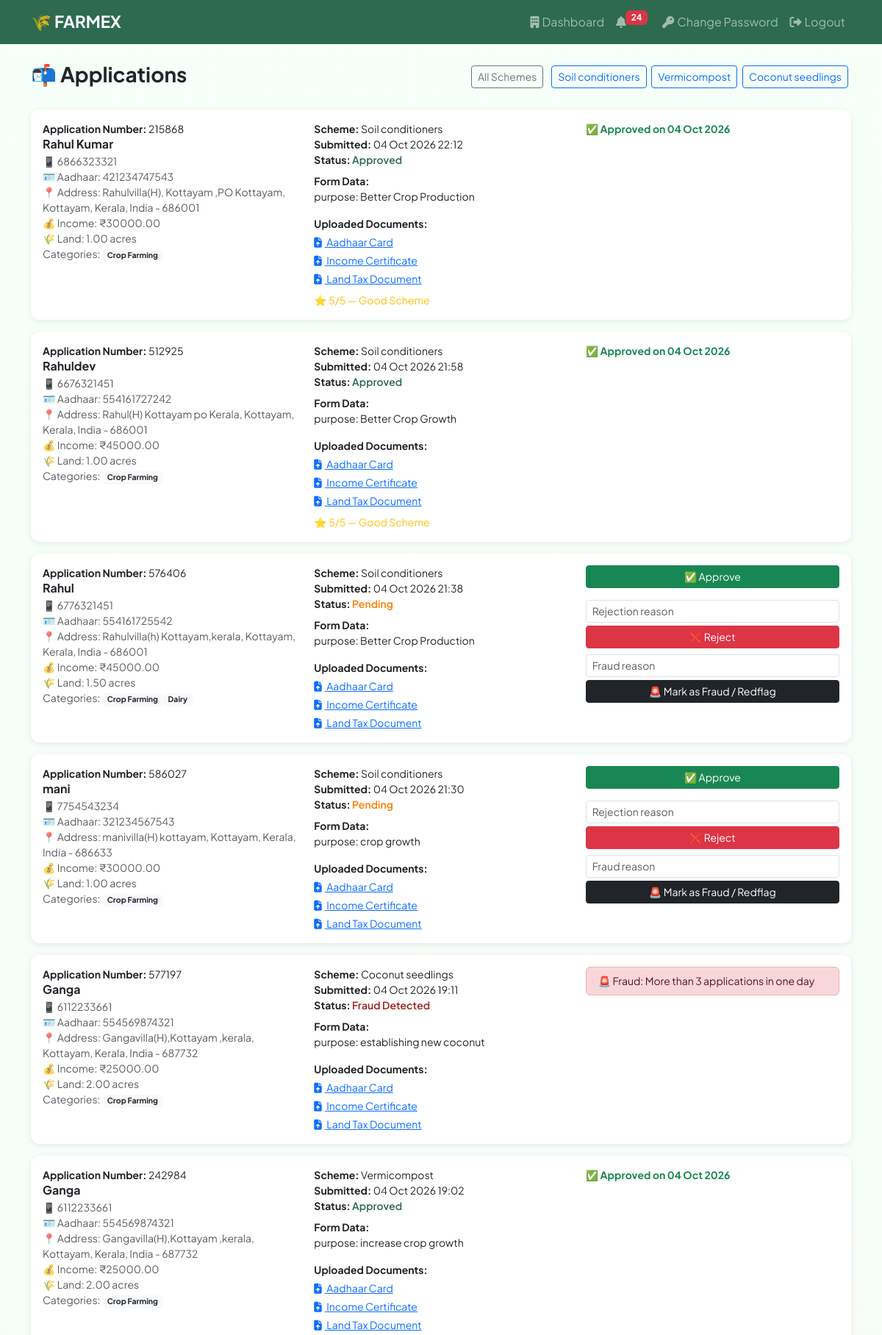
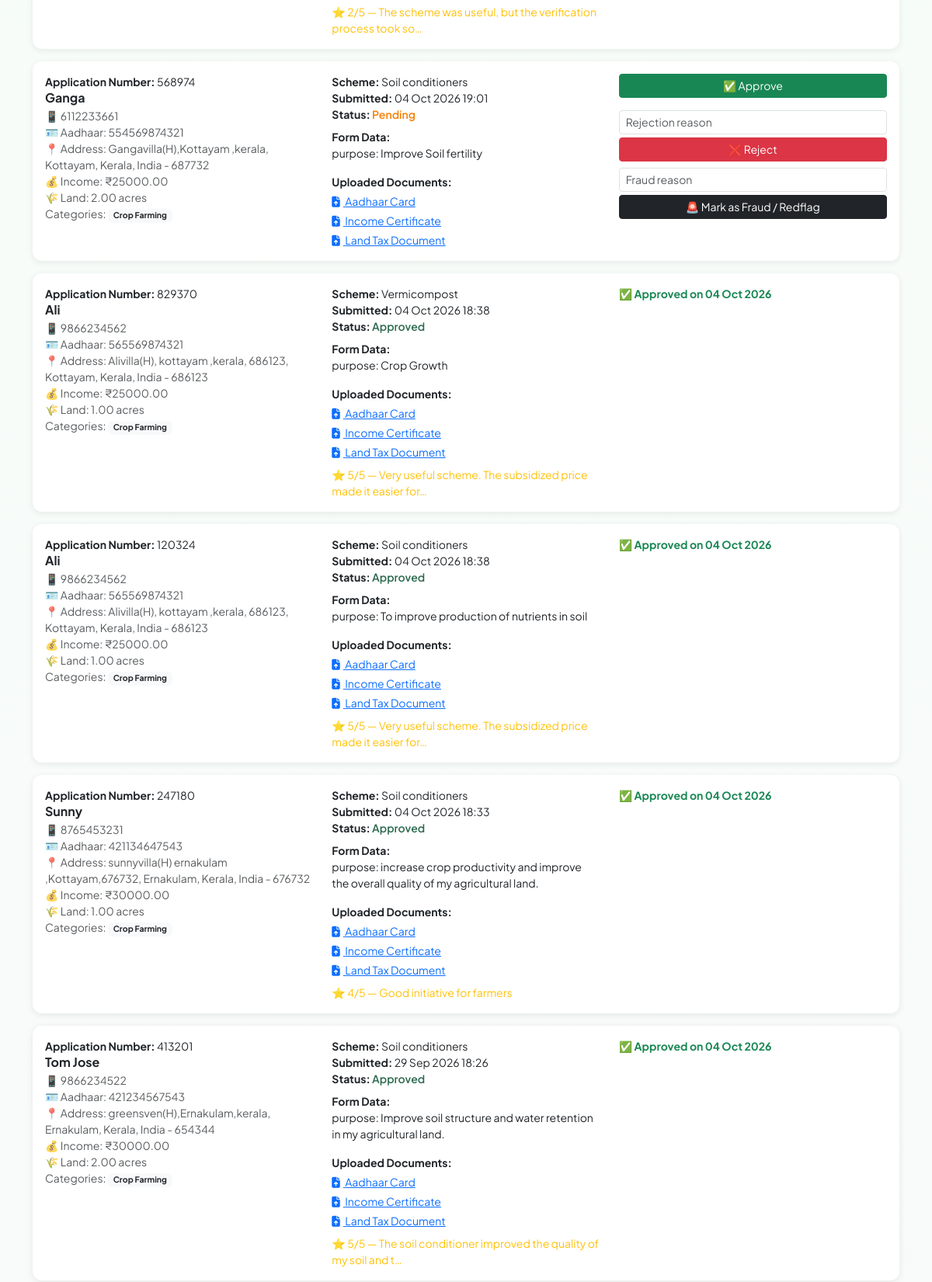
/company/applications/ (signed in, upper part), run on the app's committed database (2 pictures, top to bottom).
### accounts/models.py (models this page shows, shortened)
class Scheme(models.Model):
    GEOGRAPHICAL_SCOPE_CHOICES = [
        ('all_states', 'All States'),
        ('selected_states', 'Selected States'),
    ]
    company = models.ForeignKey(Company, on_delete=models.CASCADE, related_name='schemes')
    name = models.CharField(max_length=200)
    description = models.TextField()
    application_deadline = models.DateField(null=True, blank=True)
    subsidy_amount = models.DecimalField(max_digits=10, decimal_places=2)
    actual_price = models.DecimalField(max_digits=10, decimal_places=2, null=True, blank=True)
    scheme_image = models.ImageField(upload_to='scheme_images/', null=True, blank=True)
    min_income = models.DecimalField(max_digits=10, decimal_places=2, null=True, blank=True)
    max_income = models.DecimalField(max_digits=10, decimal_places=2, null=True, blank=True)
    min_land = models.DecimalField(max_digits=8, decimal_places=2, null=True, blank=True)
    max_land = models.DecimalField(max_digits=8, decimal_places=2, null=True, blank=True)
    land_area_unit = models.CharField(max_length=20, choices=LAND_AREA_UNITS, default='sqm')
    min_land_sqm = models.DecimalField(max_digits=16, decimal_places=8, null=True, blank=True)
    max_land_sqm = models.DecimalField(max_digits=16, decimal_places=8, null=True, blank=True)
    geographical_scope = models.CharField(max_length=20, choices=GEOGRAPHICAL_SCOPE_CHOICES, default='all_states')
    eligible_categories = models.ManyToManyField(Category, related_name='schemes')
    custom_form_fields = models.JSONField(default=dict, blank=True)
    is_active = models.BooleanField(default=True)
    created_at = models.DateTimeField(auto_now_add=True)

class Application(models.Model):
    STATUS_CHOICES = [
        ('pending', 'Pending'),
        ('approved', 'Approved'),
        ('rejected', 'Rejected'),
        ('fraud', 'Fraud Detected'),
    ]
    farmer = models.ForeignKey(Farmer, on_delete=models.CASCADE, related_name='applications')
    scheme = models.ForeignKey(Scheme, on_delete=models.CASCADE, related_name='applications')
    application_number = models.CharField(max_length=6, unique=True, editable=False, null=True, blank=True)
    status = models.CharField(max_length=20, choices=STATUS_CHOICES, default='pending')
    fraud_reason = models.TextField(blank=True, null=True)
    rejection_reason = models.TextField(blank=True, null=True)
    form_data = models.JSONField(default=dict)
    documents = models.JSONField(default=dict)
    submitted_at = models.DateTimeField(auto_now_add=True)
    reviewed_at = models.DateTimeField(null=True, blank=True)
    feedback_rating = models.IntegerField(null=True, blank=True, validators=[MinValueValidator(1), MaxValueValidator(5)])
    feedback_comment = models.TextField(blank=True, null=True)
    feedback_photos = models.JSONField(default=list, blank=True)
    feedback_submitted_at = models.DateTimeField(null=True, blank=True)

class Farmer(models.Model):
    user = models.OneToOneField(User, on_delete=models.CASCADE)
    full_name = models.CharField(max_length=100)
    phone = models.CharField(max_length=10, unique=True)
    aadhaar = models.CharField(max_length=12, unique=True)
    address = models.TextField()
    state = models.ForeignKey(State, on_delete=models.PROTECT, null=True, blank=True, related_name='farmers')
    district = models.ForeignKey(District, on_delete=models.PROTECT, null=True, blank=True, related_name='farmers')
    income = models.DecimalField(max_digits=10, decimal_places=2, validators=[MinValueValidator(0)])
    land_size = models.DecimalField(max_digits=8, decimal_places=2, validators=[MinValueValidator(0)])
    land_area_value = models.DecimalField(max_digits=12, decimal_places=4, null=True, blank=True, validators=[MinValueValidator(0)])
    land_area_unit = models.CharField(max_length=20, choices=LAND_AREA_UNITS, null=True, blank=True)
    land_area_sqm = models.DecimalField(max_digits=16, decimal_places=8, null=True, blank=True, validators=[MinValueValidator(0)])
    land_area_are = models.DecimalField(max_digits=12, decimal_places=4, null=True, blank=True, validators=[MinValueValidator(0)])
    land_area_sq_metre = models.DecimalField(max_digits=12, decimal_places=4, null=True, blank=True, validators=[MinValueValidator(0)])
    land_tax_receipt = models.FileField(upload_to='land_tax_receipts/', null=True, blank=True)
    categories = models.ManyToManyField(Category, related_name='farmers')
    redflag_count = models.IntegerField(default=0)
    created_at = models.DateTimeField(auto_now_add=True)

class Category(models.Model):
    name = models.CharField(max_length=50, unique=True)
    class Meta:
        verbose_name_plural = "Categories"

class Feedback(models.Model):
    farmer = models.ForeignKey(Farmer, on_delete=models.CASCADE, related_name='feedbacks')
    company = models.ForeignKey(Company, on_delete=models.CASCADE, related_name='feedbacks')
    application = models.OneToOneField(Application, on_delete=models.CASCADE, related_name='feedback')
    rating = models.IntegerField(validators=[MinValueValidator(1), MaxValueValidator(5)])
    comment = models.TextField()
    photos = models.JSONField(default=list, blank=True)
    created_at = models.DateTimeField(auto_now_add=True)

### accounts/views.py (the view, shortened to what this page needs)
# urls.py: path('company/applications/', views.view_applications, name='view_applications'),
@login_required
@user_passes_test(is_company)
def view_applications(request, scheme_id=None):
    company = request.user.company
    schemes = company.schemes.all()
    if scheme_id:
        applications = Application.objects.filter(scheme_id=scheme_id).order_by('-submitted_at')
        selected_scheme = get_object_or_404(Scheme, id=scheme_id, company=company)
    else:
        applications = Application.objects.filter(scheme__in=schemes).order_by('-submitted_at')
        selected_scheme = None
    context = {
        'applications': applications,
        'schemes': schemes,
        'selected_scheme': selected_scheme,
    }
    return render(request, 'accounts/view_applications.html', context)

### accounts/context_processors.py (called while the page is built)
def notification_count(request):
    if request.user.is_authenticated:
        unread_count = Notification.objects.filter(user=request.user, is_read=False).count()
        notifications = Notification.objects.filter(user=request.user)[:10]
        return {
            'unread_notification_count': unread_count,
            'recent_notifications': notifications
        }
    return {
        'unread_notification_count': 0,
        'recent_notifications': []
    }

### accounts/views.py (called while the page is built)
def is_company(user):
    return hasattr(user, 'company')

### accounts/templates/accounts/view_applications.html (shortened to what this page needs)
{% extends 'accounts/base.html' %}
{% block content %}
<div class="d-flex justify-content-between align-items-center mb-4">
  <h3 class="fw-bold">📬 Applications {% if selected_scheme %}for {{ selected_scheme.name }}{% endif %}</h3>
  <div>
    <a href="{% url 'view_applications' %}" class="btn btn-outline-secondary btn-sm me-2">All Schemes</a>
    {% for scheme in schemes %}
    <a href="{% url 'view_applications_scheme' scheme.id %}" class="btn btn-outline-primary btn-sm me-1">{{ scheme.name }}</a>
    {% endfor %}
  </div>
</div>
{% if applications %}
{% for app in applications %}
<div class="card mb-3 p-3">
  <div class="row align-items-start">
    <div class="col-md-4">
      <div class="small"><strong>Application Number:</strong> {{ app.application_number|default:"Pending" }}</div>
      <h6 class="fw-bold mb-1">{{ app.farmer.full_name }}</h6>
      <div class="small text-muted">📱 {{ app.farmer.phone }}</div>
      <div class="small text-muted">🪪 Aadhaar: {{ app.farmer.aadhaar }}</div>
      <div class="small text-muted">📍 Address: {{ app.farmer.address }}</div>
      <div class="small text-muted">💰 Income: ₹{{ app.farmer.income }}</div>
      <div class="small text-muted">🌾 Land: {{ app.farmer.land_size }} acres</div>
      <div class="small text-muted">Categories:
        {% for cat in app.farmer.categories.all %}<span class="badge bg-light text-dark">{{ cat.name }}</span>{% endfor %}
      </div>
    </div>
    <div class="col-md-4">
      <div class="small"><strong>Scheme:</strong> {{ app.scheme.name }}</div>
      <div class="small"><strong>Submitted:</strong> {{ app.submitted_at|date:"d M Y H:i" }}</div>
      <div class="small"><strong>Status:</strong> <span class="status-{{ app.status }}">{{ app.get_status_display }}</span></div>
      {% if app.form_data %}
      <div class="small mt-2"><strong>Form Data:</strong>
        {% for key, val in app.form_data.items %}
          {% if key != 'csrfmiddlewaretoken' %}<div>{{ key }}: {{ val }}</div>{% endif %}
        {% endfor %}
      </div>
      {% endif %}
      {% if app.documents %}
      <div class="small mt-3">
        <strong>Uploaded Documents:</strong>
        <div class="d-flex flex-column gap-1 mt-1">
          {% for key, path in app.documents.items %}
          <a href="/media/{{ path }}" target="_blank" rel="noopener" class="link-primary">
            <i class="fas fa-file-arrow-up me-1"></i>
            {% if key == 'aadhaar_card' %}Aadhaar Card
            {% elif key == 'income_certificate' %}Income Certificate
            {% elif key == 'land_tax_document' %}Land Tax Document
            {% else %}{{ key|title }}{% endif %}
          </a>
          {% endfor %}
        </div>
      </div>
      {% else %}
      <div class="small text-muted mt-3">No documents uploaded.</div>
      {% endif %}
      {% if app.feedback %}
      <div class="small mt-2 text-warning">⭐ {{ app.feedback.rating }}/5 — {{ app.feedback.comment|truncatechars:60 }}</div>
      {% endif %}
    </div>
    <div class="col-md-4">
      {% if app.status == 'pending' %}
      <form method="post" class="mb-2">
        <button type="submit" class="btn btn-success btn-sm w-100 mb-2" onclick="return confirm('Approve this application?')">✅ Approve</button>
      </form>
      <form method="post" class="mb-2">
        <input type="text" name="reason" class="form-control form-control-sm mb-1" placeholder="Rejection reason" required>
        <button type="submit" class="btn btn-danger btn-sm w-100" onclick="return confirm('Reject this application?')">❌ Reject</button>
      </form>
      <form method="post">
        <input type="text" name="reason" class="form-control form-control-sm mb-1" placeholder="Fraud reason" required>
        <button type="submit" class="btn btn-dark btn-sm w-100" onclick="return confirm('Mark this application as FRAUD and redflag the user?')">🚨 Mark as Fraud / Redflag</button>
      </form>
      {% elif app.status == 'fraud' %}
      <div class="alert alert-danger small py-2 mb-0">🚨 Fraud: {{ app.fraud_reason }}</div>
      {% elif app.status == 'rejected' %}
      <div class="text-muted small">Rejected: {{ app.rejection_reason }}</div>
      {% else %}
      <div class="text-success small fw-bold">✅ Approved on {{ app.reviewed_at|date:"d M Y" }}</div>
      {% endif %}
    </div>
  </div>
</div>
{% endfor %}
{% else %}
<div class="alert alert-light">No applications found.</div>
{% endif %}
{% endblock %}

### accounts/templates/accounts/base.html (style rules this page uses)
body { background: linear-gradient(180deg, #f6fff8 0%, #f8f9fa 100%); font-family: 'Plus Jakarta Sans', 'Inter', -apple-system, BlinkMacSystemFont, 'Segoe UI', Roboto, sans-serif; }
.card { border: none; box-shadow: 0 2px 8px rgba(0,0,0,.08); border-radius: 12px; }
.status-pending { color: #f77f00; font-weight: 600; }
.status-approved { color: #2d6a4f; font-weight: 600; }
.status-fraud { color: #9b2226; font-weight: 600; }

### data on the page
Scheme: name "Soil conditioners"
Scheme: name "Vermicompost"
Scheme: name "Coconut seedlings"
Application: application_number "215868", farmer.full_name "Rahul Kumar", farmer.phone "6866323321", farmer.aadhaar "421234747543", farmer.address "Rahulvilla(H), Kottayam ,PO Kottayam, Kottayam, Kerala, India - 686001", farmer.income "30000.00", farmer.land_size "1.00", scheme.name "Soil conditioners", submitted_at "04 Oct 2026 22:12", status "Approved", form_data "purpose", form_data "Better Crop Production", feedback.rating "5", feedback.comment "Good Scheme", reviewed_at "04 Oct 2026"
Category: name "Crop Farming"
Application: application_number "512925", farmer.full_name "Rahuldev", farmer.phone "6676321451", farmer.aadhaar "554161727242", farmer.address "Rahul(H) Kottayam po Kerala, Kottayam, Kerala, India - 686001", farmer.income "45000.00", farmer.land_size "1.00", scheme.name "Soil conditioners", submitted_at "04 Oct 2026 21:58", status "Approved", form_data "purpose", form_data "Better Crop Growth", feedback.rating "5", feedback.comment "Good Scheme", reviewed_at "04 Oct 2026"
Application: application_number "576406", farmer.full_name "Rahul", farmer.phone "6776321451", farmer.aadhaar "554161725542", farmer.address "Rahulvilla(h) Kottayam,kerala, Kottayam, Kerala, India - 686001", farmer.income "45000.00", farmer.land_size "1.50", scheme.name "Soil conditioners", submitted_at "04 Oct 2026 21:38", status "Pending", form_data "purpose", form_data "Better Crop Production"
Category: name "Dairy"
Application: application_number "586027", farmer.full_name "mani", farmer.phone "7754543234", farmer.aadhaar "321234567543", farmer.address "manivilla(H) kottayam, Kottayam, Kerala, India - 686633", farmer.income "30000.00", farmer.land_size "1.00", scheme.name "Soil conditioners", submitted_at "04 Oct 2026 21:30", status "Pending", form_data "purpose", form_data "crop growth"
Application: application_number "577197", farmer.full_name "Ganga", farmer.phone "6112233661", farmer.aadhaar "554569874321", farmer.address "Gangavilla(H),Kottayam ,kerala, Kottayam, Kerala, India - 687732", farmer.income "25000.00", farmer.land_size "2.00", scheme.name "Coconut seedlings", submitted_at "04 Oct 2026 19:11", status "Fraud Detected", form_data "purpose", form_data "establishing new coconut", fraud_reason "More than 3 applications in one day"
Application: application_number "242984", farmer.full_name "Ganga", farmer.phone "6112233661", farmer.aadhaar "554569874321", farmer.address "Gangavilla(H),Kottayam ,kerala, Kottayam, Kerala, India - 687732", farmer.income "25000.00", farmer.land_size "2.00", scheme.name "Vermicompost", submitted_at "04 Oct 2026 19:02", status "Approved", form_data "purpose", form_data "increase crop growth", feedback.rating "2", feedback.comment "The scheme was useful, but the verification process took so…", reviewed_at "04 Oct 2026"
Application: application_number "568974", farmer.full_name "Ganga", farmer.phone "6112233661", farmer.aadhaar "554569874321", farmer.address "Gangavilla(H),Kottayam ,kerala, Kottayam, Kerala, India - 687732", farmer.income "25000.00", farmer.land_size "2.00", scheme.name "Soil conditioners", submitted_at "04 Oct 2026 19:01", status "Pending", form_data "purpose", form_data "Improve Soil fertility"
Application: application_number "829370", farmer.full_name "Ali", farmer.phone "9866234562", farmer.aadhaar "565569874321", farmer.address "Alivilla(H), kottayam ,kerala, 686123, Kottayam, Kerala, India - 686123", farmer.income "25000.00", farmer.land_size "1.00", scheme.name "Vermicompost", submitted_at "04 Oct 2026 18:38", status "Approved", form_data "purpose", form_data "Crop Growth", feedback.rating "5", feedback.comment "Very useful scheme. The subsidized price made it easier for…", reviewed_at "04 Oct 2026"
Application: application_number "120324", farmer.full_name "Ali", farmer.phone "9866234562", farmer.aadhaar "565569874321", farmer.address "Alivilla(H), kottayam ,kerala, 686123, Kottayam, Kerala, India - 686123", farmer.income "25000.00", farmer.land_size "1.00", scheme.name "Soil conditioners", submitted_at "04 Oct 2026 18:38", status "Approved", form_data "purpose", form_data "To improve production of nutrients in soil", feedback.rating "5", feedback.comment "Very useful scheme. The subsidized price made it easier for…", reviewed_at "04 Oct 2026"
Application: application_number "247180", farmer.full_name "Sunny", farmer.phone "8765453231", farmer.aadhaar "421134647543", farmer.address "sunnyvilla(H) ernakulam ,Kottayam,676732, Ernakulam, Kerala, India - 676732", farmer.income "30000.00", farmer.land_size "1.00", scheme.name "Soil conditioners", submitted_at "04 Oct 2026 18:33", status "Approved", form_data "purpose", form_data "increase crop productivity and improve the overall quality of my agricultural land.", feedback.rating "4", feedback.comment "Good initiative for farmers", reviewed_at "04 Oct 2026"
Application: application_number "413201", farmer.full_name "Tom Jose", farmer.phone "9866234522", farmer.aadhaar "421234567543", farmer.address "greensven(H),Ernakulam,kerala, Ernakulam, Kerala, India - 654344", farmer.income "30000.00", farmer.land_size "2.00", scheme.name "Soil conditioners", submitted_at "29 Sep 2026 18:26", status "Approved", form_data "purpose", form_data "Improve soil structure and water retention in my agricultural land.", feedback.rating "5", feedback.comment "The soil conditioner improved the quality of my soil and t…", reviewed_at "04 Oct 2026"

### other printed values
{{ unread_notification_count }} "24"
